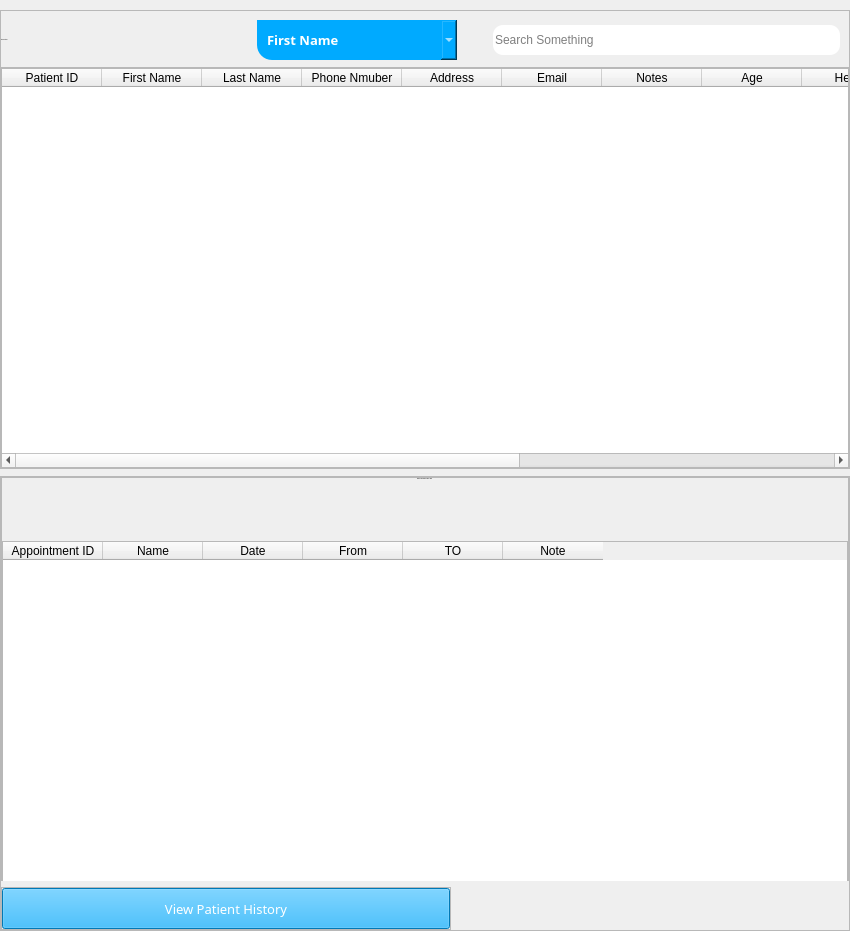
                             <widget class="QFrame" name="filter_frame">
                              <property name="sizePolicy">
                               <sizepolicy hsizetype="Expanding" vsizetype="Expanding">
                                <horstretch>0</horstretch>
                                <verstretch>0</verstretch>
                               </sizepolicy>
                              </property>
                              <property name="styleSheet">
                               <string notr="true"/>
                              </property>
                              <property name="frameShape">
                               <enum>QFrame::NoFrame</enum>
                              </property>
                              <property name="frameShadow">
                               <enum>QFrame::Plain</enum>
                              </property>
                              <layout class="QVBoxLayout" name="verticalLayout_16">
                               <property name="spacing">
                                <number>7</number>
                               </property>
                               <property name="leftMargin">
                                <number>0</number>
                               </property>
                               <property name="topMargin">
                                <number>0</number>
                               </property>
                               <property name="rightMargin">
                                <number>0</number>
                               </property>
                               <property name="bottomMargin">
                                <number>0</number>
                               </property>
                               <item>
                                <widget class="QFrame" name="values_frame_2">
                                 <property name="sizePolicy">
                                  <sizepolicy hsizetype="Expanding" vsizetype="Minimum">
                                   <horstretch>0</horstretch>
                                   <verstretch>0</verstretch>
                                  </sizepolicy>
                                 </property>
                                 <property name="minimumSize">
                                  <size>
                                   <width>850</width>
                                   <height>60</height>
                                  </size>
                                 </property>
                                 <property name="maximumSize">
                                  <size>
                                   <width>622</width>
                                   <height>40</height>
                                  </size>
                                 </property>
                                 <property name="frameShape">
                                  <enum>QFrame::StyledPanel</enum>
                                 </property>
                                 <property name="frameShadow">
                                  <enum>QFrame::Raised</enum>
                                 </property>
                                 <layout class="QHBoxLayout" name="horizontalLayout_19">
                                  <property name="leftMargin">
                                   <number>0</number>
                                  </property>
                                  <property name="topMargin">
                                   <number>0</number>
                                  </property>
                                  <property name="rightMargin">
                                   <number>0</number>
                                  </property>
                                  <property name="bottomMargin">
                                   <number>0</number>
                                  </property>
                                  <item>
                                   <widget class="QLabel" name="label_30">
                                    <property name="minimumSize">
                                     <size>
                                      <width>250</width>
                                      <height>0</height>
                                     </size>
                                    </property>
                                    <property name="maximumSize">
                                     <size>
                                      <width>120</width>
                                      <height>16777215</height>
                                     </size>
                                    </property>
                                    <property name="font">
                                     <font>
                                      <pointsize>-1</pointsize>
                                     </font>
                                    </property>
                                    <property name="styleSheet">
                                     <string notr="true"/>
                                    </property>
                                    <property name="text">
                                     <string> filter results by:</string>
                                    </property>
                                   </widget>
                                  </item>
                                  <item alignment="Qt::AlignVCenter">
                                   <widget class="QComboBox" name="filter_pateint_val">
                                    <property name="sizePolicy">
                                     <sizepolicy hsizetype="Preferred" vsizetype="Expanding">
                                      <horstretch>0</horstretch>
                                      <verstretch>0</verstretch>
                                     </sizepolicy>
                                    </property>
                                    <property name="minimumSize">
                                     <size>
                                      <width>200</width>
                                      <height>40</height>
                                     </size>
                                    </property>
                                    <property name="maximumSize">
                                     <size>
                                      <width>120</width>
                                      <height>16777215</height>
                                     </size>
                                    </property>
                                    <property name="font">
                                     <font>
                                      <family>Comfortaa</family>
                                      <pointsize>10</pointsize>
                                      <weight>50</weight>
                                      <italic>false</italic>
                                      <bold>false</bold>
                                     </font>
                                    </property>
                                    <property name="styleSheet">
                                     <string notr="true">background-color: rgb(0, 170, 255);
color: rgb(255, 255, 255);
font: 10pt &quot;Comfortaa&quot;;
font-size: 13px;
	font-weight: bold;
	border-top-right-radius: 15px;
	border-top-left-radius: 0px;
	border-bottom-right-radius: 0px;
	border-bottom-left-radius: 15px;
	padding: 10px;
	font: 10pt &quot;Comfortaa&quot;;</string>
                                    </property>
                                    <item>
                                     <property name="text">
                                      <string>First Name</string>
                                     </property>
                                    </item>
                                    <item>
                                     <property name="text">
                                      <string>Last Name</string>
                                     </property>
                                    </item>
                                    <item>
                                     <property name="text">
                                      <string>Phone Number</string>
                                     </property>
                                    </item>
                                    <item>
                                     <property name="text">
                                      <string>Patient ID</string>
                                     </property>
                                    </item>
                                    <item>
                                     <property name="text">
                                      <string>Note</string>
                                     </property>
                                    </item>
                                   </widget>
                                  </item>
                                  <item alignment="Qt::AlignVCenter">
                                   <widget class="QFrame" name="frame_26">
                                    <property name="minimumSize">
                                     <size>
                                      <width>100</width>
                                      <height>0</height>
                                     </size>
                                    </property>
                                    <property name="styleSheet">
                                     <string notr="true">border-radius:10px;</string>
                                    </property>
                                    <property name="frameShape">
                                     <enum>QFrame::StyledPanel</enum>
                                    </property>
                                    <property name="frameShadow">
                                     <enum>QFrame::Raised</enum>
                                    </property>
                                    <layout class="QHBoxLayout" name="horizontalLayout_35">
                                     <property name="spacing">
                                      <number>0</number>
                                     </property>
                                     <property name="leftMargin">
                                      <number>0</number>
                                     </property>
                                     <property name="topMargin">
                                      <number>0</number>
                                     </property>
                                     <property name="bottomMargin">
                                      <number>0</number>
                                     </property>
                                     <item>
                                      <widget class="QLabel" name="label_41">
                                       <property name="sizePolicy">
                                        <sizepolicy hsizetype="Preferred" vsizetype="Preferred">
                                         <horstretch>0</horstretch>
                                         <verstretch>0</verstretch>
                                        </sizepolicy>
                                       </property>
                                       <property name="minimumSize">
                                        <size>
                                         <width>30</width>
                                         <height>30</height>
                                        </size>
                                       </property>
                                       <property name="maximumSize">
                                        <size>
                                         <width>30</width>
                                         <height>30</height>
                                        </size>
                                       </property>
                                       <property name="text">
                                        <string/>
                                       </property>
                                       <property name="pixmap">
                                        <pixmap resource="icons.qrc">:/icons/icons8-search-24.png</pixmap>
                                       </property>
                                       <property name="scaledContents">
                                        <bool>true</bool>
                                       </property>
                                      </widget>
                                     </item>
                                     <item>
                                      <widget class="QLineEdit" name="search_edit_2">
                                       <property name="sizePolicy">
                                        <sizepolicy hsizetype="Expanding" vsizetype="Expanding">
                                         <horstretch>0</horstretch>
                                         <verstretch>0</verstretch>
                                        </sizepolicy>
                                       </property>
                                       <property name="minimumSize">
                                        <size>
                                         <width>0</width>
                                         <height>30</height>
                                        </size>
                                       </property>
                                       <property name="styleSheet">
                                        <string notr="true">border-bottom:0px;</string>
                                       </property>
                                       <property name="placeholderText">
                                        <string>Search Something</string>
                                       </property>
                                      </widget>
                                     </item>
                                    </layout>
                                   </widget>
                                  </item>
                                 </layout>
                                </widget>
                               </item>
                               <item>
                                <widget class="QFrame" name="p_table_frame">
                                 <property name="sizePolicy">
                                  <sizepolicy hsizetype="MinimumExpanding" vsizetype="Expanding">
                                   <horstretch>0</horstretch>
                                   <verstretch>0</verstretch>
                                  </sizepolicy>
                                 </property>
                                 <property name="minimumSize">
                                  <size>
                                   <width>0</width>
                                   <height>400</height>
                                  </size>
                                 </property>
                                 <property name="frameShape">
                                  <enum>QFrame::StyledPanel</enum>
                                 </property>
                                 <property name="frameShadow">
                                  <enum>QFrame::Raised</enum>
                                 </property>
                                 <layout class="QHBoxLayout" name="horizontalLayout_27">
                                  <property name="leftMargin">
                                   <number>0</number>
                                  </property>
                                  <property name="topMargin">
                                   <number>0</number>
                                  </property>
                                  <property name="rightMargin">
                                   <number>0</number>
                                  </property>
                                  <property name="bottomMargin">
                                   <number>0</number>
                                  </property>
                                  <item>
                                   <widget class="QTableWidget" name="patients_table">
                                    <property name="sizePolicy">
                                     <sizepolicy hsizetype="Minimum" vsizetype="Expanding">
                                      <horstretch>0</horstretch>
                                      <verstretch>0</verstretch>
                                     </sizepolicy>
                                    </property>
                                    <property name="minimumSize">
                                     <size>
                                      <width>0</width>
                                      <height>400</height>
                                     </size>
                                    </property>
                                    <property name="maximumSize">
                                     <size>
                                      <width>16777215</width>
                                      <height>600</height>
                                     </size>
                                    </property>
                                    <property name="styleSheet">
                                     <string notr="true"/>
                                    </property>
                                    <property name="frameShadow">
                                     <enum>QFrame::Raised</enum>
                                    </property>
                                    <column>
                                     <property name="text">
                                      <string>Patient ID</string>
                                     </property>
                                    </column>
                                    <column>
                                     <property name="text">
                                      <string>First Name</string>
                                     </property>
                                    </column>
                                    <column>
                                     <property name="text">
                                      <string>Last Name</string>
                                     </property>
                                    </column>
                                    <column>
                                     <property name="text">
                                      <string>Phone Nmuber</string>
                                     </property>
                                    </column>
                                    <column>
                                     <property name="text">
                                      <string>Address</string>
                                     </property>
                                    </column>
                                    <column>
                                     <property name="text">
                                      <string>Email</string>
                                     </property>
                                    </column>
                                    <column>
                                     <property name="text">
                                      <string>Notes</string>
                                     </property>
                                    </column>
                                    <column>
                                     <property name="text">
                                      <string>Age</string>
                                     </property>
                                    </column>
                                    <column>
                                     <property name="text">
                                      <string>Height</string>
                                     </property>
                                    </column>
                                    <column>
                                     <property name="text">
                                      <string>weight</string>
                                     </property>
                                    </column>
                                    <column>
                                     <property name="text">
                                      <string>Smokiing</string>
                                     </property>
                                    </column>
                                    <column>
                                     <property name="text">
                                      <string>Allergies</string>
                                     </property>
                                    </column>
                                    <column>
                                     <property name="text">
                                      <string>Symptoms</string>
                                     </property>
                                    </column>
                                   </widget>
                                  </item>
                                 </layout>
                                </widget>
                               </item>
                               <item>
                                <widget class="QFrame" name="buttons_frame_2">
                                 <property name="sizePolicy">
                                  <sizepolicy hsizetype="Preferred" vsizetype="Preferred">
                                   <horstretch>0</horstretch>
                                   <verstretch>0</verstretch>
                                  </sizepolicy>
                                 </property>
                                 <property name="frameShape">
                                  <enum>QFrame::StyledPanel</enum>
                                 </property>
                                 <property name="frameShadow">
                                  <enum>QFrame::Raised</enum>
                                 </property>
                                 <layout class="QVBoxLayout" name="verticalLayout_17">
                                  <property name="leftMargin">
                                   <number>0</number>
                                  </property>
                                  <property name="topMargin">
                                   <number>0</number>
                                  </property>
                                  <property name="rightMargin">
                                   <number>0</number>
                                  </property>
                                  <property name="bottomMargin">
                                   <number>0</number>
                                  </property>
                                  <item>
                                   <widget class="QFrame" name="patient_history_frame">
                                    <property name="sizePolicy">
                                     <sizepolicy hsizetype="Preferred" vsizetype="Preferred">
                                      <horstretch>0</horstretch>
                                      <verstretch>0</verstretch>
                                     </sizepolicy>
                                    </property>
                                    <property name="frameShape">
                                     <enum>QFrame::StyledPanel</enum>
                                    </property>
                                    <property name="frameShadow">
                                     <enum>QFrame::Raised</enum>
                                    </property>
                                    <layout class="QVBoxLayout" name="verticalLayout_25">
                                     <property name="spacing">
                                      <number>0</number>
                                     </property>
                                     <property name="leftMargin">
                                      <number>0</number>
                                     </property>
                                     <property name="topMargin">
                                      <number>0</number>
                                     </property>
                                     <property name="rightMargin">
                                      <number>0</number>
                                     </property>
                                     <property name="bottomMargin">
                                      <number>0</number>
                                     </property>
                                     <item alignment="Qt::AlignHCenter">
                                      <widget class="QLabel" name="label_35">
                                       <property name="font">
                                        <font>
                                         <pointsize>-1</pointsize>
                                        </font>
                                       </property>
                                       <property name="styleSheet">
                                        <string notr="true"/>
                                       </property>
                                       <property name="text">
                                        <string>Patients Appointment History Table</string>
                                       </property>
                                      </widget>
                                     </item>
                                     <item>
                                      <widget class="QTableWidget" name="patient_hisory_table">
                                       <property name="enabled">
                                        <bool>true</bool>
                                       </property>
                                       <property name="sizePolicy">
                                        <sizepolicy hsizetype="Expanding" vsizetype="Expanding">
                                         <horstretch>0</horstretch>
                                         <verstretch>0</verstretch>
                                        </sizepolicy>
                                       </property>
                                       <property name="minimumSize">
                                        <size>
                                         <width>0</width>
                                         <height>400</height>
                                        </size>
                                       </property>
                                       <property name="maximumSize">
                                        <size>
                                         <width>16777215</width>
                                         <height>277</height>
                                        </size>
                                       </property>
                                       <property name="styleSheet">
                                        <string notr="true"/>
                                       </property>
                                       <property name="showGrid">
                                        <bool>false</bool>
                                       </property>
                                       <attribute name="horizontalHeaderShowSortIndicator" stdset="0">
                                        <bool>false</bool>
                                       </attribute>
                                       <attribute name="verticalHeaderCascadingSectionResizes">
                                        <bool>false</bool>
                                       </attribute>
                                       <column>
                                        <property name="text">
                                         <string>Appointment ID</string>
                                        </property>
                                       </column>
                                       <column>
                                        <property name="text">
                                         <string>Name</string>
                                        </property>
                                       </column>
                                       <column>
                                        <property name="text">
                                         <string>Date</string>
                                        </property>
                                       </column>
                                       <column>
                                        <property name="text">
                                         <string>From</string>
                                        </property>
                                       </column>
                                       <column>
                                        <property name="text">
                                         <string>TO</string>
                                        </property>
                                       </column>
                                       <column>
                                        <property name="text">
                                         <string>Note</string>
                                        </property>
                                       </column>
                                      </widget>
                                     </item>
                                    </layout>
                                   </widget>
                                  </item>
                                  <item>
                                   <widget class="QFrame" name="new_btn_frame">
                                    <property name="maximumSize">
                                     <size>
                                      <width>450</width>
                                      <height>60</height>
                                     </size>
                                    </property>
                                    <property name="frameShape">
                                     <enum>QFrame::StyledPanel</enum>
                                    </property>
                                    <property name="frameShadow">
                                     <enum>QFrame::Raised</enum>
                                    </property>
                                    <layout class="QHBoxLayout" name="horizontalLayout_21">
                                     <property name="leftMargin">
                                      <number>0</number>
                                     </property>
                                     <property name="topMargin">
                                      <number>0</number>
                                     </property>
                                     <property name="rightMargin">
                                      <number>0</number>
                                     </property>
                                     <property name="bottomMargin">
                                      <number>0</number>
                                     </property>
                                     <item>
                                      <widget class="QPushButton" name="p_history">
                                       <property name="enabled">
                                        <bool>true</bool>
                                       </property>
                                       <property name="minimumSize">
                                        <size>
                                         <width>121</width>
                                         <height>41</height>
                                        </size>
                                       </property>
                                       <property name="font">
                                        <font>
                                         <family>Comfortaa</family>
                                         <pointsize>10</pointsize>
                                         <weight>50</weight>
                                         <italic>false</italic>
                                         <bold>false</bold>
                                        </font>
                                       </property>
                                       <property name="styleSheet">
                                        <string notr="true">background-color: rgb(0, 170, 255);
color: rgb(255, 255, 255);</string>
                                       </property>
                                       <property name="text">
                                        <string>View Patient History</string>
                                       </property>
                                       <property name="icon">
                                        <iconset>
                                         <normaloff>icons/icons8-check-24.png</normaloff>icons/icons8-check-24.png</iconset>
                                       </property>
                                      </widget>
                                     </item>
                                    </layout>
                                   </widget>
                                  </item>
                                 </layout>
                                </widget>
                               </item>
                              </layout>
                             </widget>
